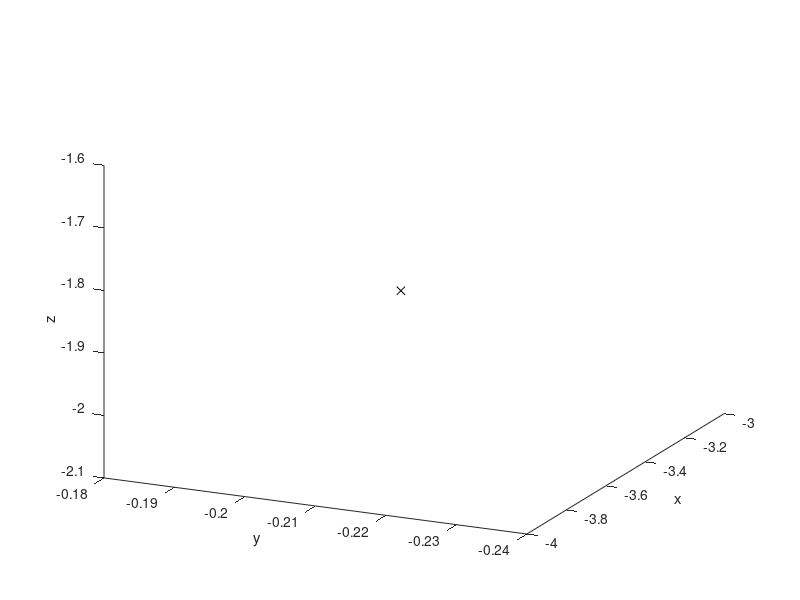

The MATLAB source for this figure: (Note: this script raises an error after producing the figure.)
% script RR_Sim_Lorenz
% A simple RK4 simulation of the Lorenz attractor.
%% Renaissance Robotics codebase, Chapter 7, https://github.com/tbewley/RR
%% Copyright 2024 by Thomas Bewley, distributed under BSD 3-Clause License.

clear, close all, T=100; h=0.01; x=2*randn(3,1);             % Set up simulation
plot3(x(1),x(2),x(3),'kx'); view([-65 23]); hold on          % Set up plot
xlabel('x'), ylabel('y'), zlabel('z')
for t=0:h:T
   k1=RHS(x); k2=RHS(x+h*k1/2); k3=RHS(x+h*k2/2); k4=RHS(x+h*k3);
   xnew=x+h*(k1/6+k2/3+k3/3+k4/6);
   plot3([xnew(1) x(1)],[xnew(2) x(2)],[xnew(3) x(3)]);
   x=xnew; pause(0.001);
end

% Define constants for Lorenz system (assuming they are the same as in RHS)
sig=4; b=1; rbar=3*sig*(sig+b+3)/(sig-b-1);

% Calculate the equilibrium points
equilibrium_points = [
    0, 0, -rbar;
    -sqrt(b*rbar - b), -sqrt(b*(rbar - 1)), -1;
    sqrt(b*rbar - b), sqrt(b*(rbar - 1)), -1
];

% Plot the equilibrium points
plot3(equilibrium_points(:,1), equilibrium_points(:,2), equilibrium_points(:,3), 'k*', 'MarkerSize', 10);
hold off; % Release the plot

%%%%%%%%
function k=RHS(x)
    sig=4; b=1; rbar=3*sig*(sig+b+3)/(sig-b-1);  % Define constants for Lorenz
    k=[sig*(x(2)-x(1)); -x(2)-x(1)*x(3); -b*x(3)+x(1)*x(2)-b*rbar];
end
